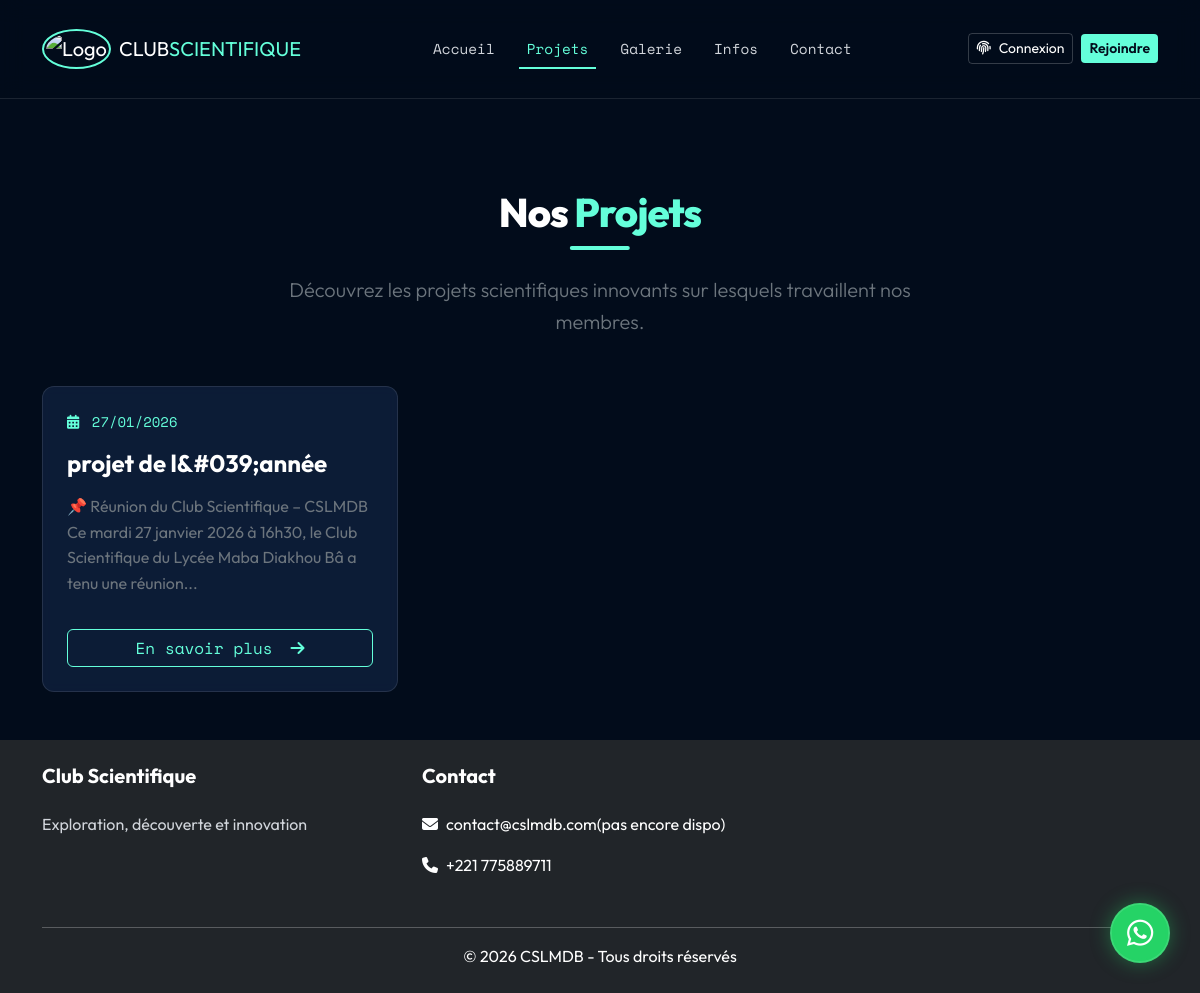
The page /projets.php on the database its author committed.
### tables this page shows
CREATE TABLE `projets` (
  `id` int NOT NULL AUTO_INCREMENT,
  `titre` varchar(100) NOT NULL,
  `description` text NOT NULL,
  `date_creation` date NOT NULL,
  PRIMARY KEY (`id`)
);

### includes/fonctions.php (called while the page is built, shortened)
<?php
function formaterDate($date) {
    $timestamp = strtotime($date);
    return date('d/m/Y', $timestamp);
}
function tronquerTexte($texte, $longueur = 150) {
    $texte = substr($texte, 0, $longueur);
    $position = strrpos($texte, ' ');
    if ($position !== false) {
        $texte = substr($texte, 0, $position);
    }
    return $texte . '...';
}
?>

### projets.php (the view, shortened to what this page needs)
<?php
require_once 'includes/db.php';
require_once 'includes/fonctions.php';
if (isset($_GET['id']) && is_numeric($_GET['id'])) {
    $id = intval($_GET['id']);
    $stmt = $mysqli->prepare("SELECT * FROM projets WHERE id = ?");
    $stmt->bind_param("i", $id);
    $stmt->execute();
    $result = $stmt->get_result();
    if ($result->num_rows > 0) {
        $projet = $result->fetch_assoc();
        $titre_page = htmlspecialchars($projet['titre']);
        $mode = 'detail';
    } else {
        $_SESSION['message'] = "Le projet demandé n'existe pas.";
        $_SESSION['type_message'] = "error";
        header("Location: projets.php");
        exit;
    }
} else {
    $stmt = $mysqli->query("SELECT * FROM projets ORDER BY date_creation DESC");
    $projets = $stmt->fetch_all(MYSQLI_ASSOC);
    $mode = 'liste';
}
require_once 'includes/header.php';
?>
<?php if ($mode === 'liste'): ?>
    <div class="container py-5" style="margin-top: 60px;">
        <h1 class="page-title-glass mb-4">Nos <span class="text-accent">Projets</span></h1>
        <p class="lead text-center text-secondary mb-5" style="max-width: 700px; margin: 0 auto;">
            Découvrez les projets scientifiques innovants sur lesquels travaillent nos membres.
        </p>
        <?php if (count($projets) > 0): ?>
            <div class="row row-cols-1 row-cols-md-2 row-cols-lg-3 g-4">
                <?php foreach ($projets as $projet): ?>
                    <div class="col">
                        <div class="card-glass h-100 p-0 overflow-hidden d-flex flex-column group-hover-effect">
                            <div class="card-body p-4 d-flex flex-column h-100">
                                <div class="text-accent mb-3 text-mono small">
                                    <i class="fas fa-calendar-alt me-1"></i> <?php echo formaterDate($projet['date_creation']); ?>
                                </div>
                                <h4 class="card-title text-white"><?php echo htmlspecialchars($projet['titre']); ?></h4>
                                <p class="text-secondary flex-grow-1">
                                    <?php echo tronquerTexte(htmlspecialchars($projet['description']), 150); ?>
                                </p>
                                <a href="projets.php?id=<?php echo $projet['id']; ?>" class="btn btn-glass w-100 mt-3 align-self-end">
                                    En savoir plus <i class="fas fa-arrow-right ms-2"></i>
                                </a>
                            </div>
                        </div>
                    </div>
                <?php endforeach; ?>
            </div>
        <?php else: ?>
            <div class="alert glass-alert text-center">
                <i class="fas fa-rocket me-2"></i> Aucun projet n'a été ajouté pour le moment.
            </div>
        <?php endif; ?>
    </div>
<?php endif; ?>
<?php
require_once 'includes/footer.php';
?>

### css/style.css (style rules this page uses)
:root { --bg-deep: #020c1b; --bg-card: rgba(17, 34, 64, 0.75); --bg-glass: rgba(10, 25, 47, 0.7); --accent-cyan: #64ffda; --accent-blue: #57cbff; --accent-purple: #bd93f9; --font-heading: 'Outfit', sans-serif; --font-mono: 'Space Mono', monospace; --text-primary: #ffffff; --text-secondary: #d1d5db; --glass-border: 1px solid rgba(255, 255, 255, 0.1); --neon-glow: 0 0 10px rgba(100, 255, 218, 0.3); --transition-smooth: all 0.3s cubic-bezier(0.645, 0.045, 0.355, 1); }
body { background-color: var(--bg-deep); color: var(--text-primary); font-family: var(--font-heading); line-height: 1.6; overflow-x: hidden; }
h1, h2, h3, h4, h5, h6 { color: var(--text-primary); font-weight: 700; margin-bottom: 1.5rem; }
h1, .display-txt { font-weight: 800; letter-spacing: -1px; }
a { color: var(--accent-cyan); text-decoration: none; transition: var(--transition-smooth); }
.text-accent { color: var(--accent-cyan) !important; }
.text-mono { font-family: var(--font-mono); }
.btn-glass { background: rgba(100, 255, 218, 0.1); color: var(--accent-cyan); border: 1px solid var(--accent-cyan); font-family: var(--font-mono); }
.card-glass { background: var(--bg-card); backdrop-filter: blur(5px); border: var(--glass-border); border-radius: 12px; padding: 2rem; transition: var(--transition-smooth); height: 100%; position: relative; overflow: hidden; z-index: 1; }
.card-glass::before { content: ''; position: absolute; top: 0; left: 0; width: 100%; height: 100%; background: radial-gradient(800px circle at var(--mouse-x) var(--mouse-y), rgba(255, 255, 255, 0.06), transparent 40%); z-index: 2; opacity: 0; transition: opacity 0.3s; pointer-events: none; }
.card-title { color: #fff; margin-bottom: 1rem; }
.section-title, .page-title-glass { font-size: 2.5rem; text-align: center; margin-bottom: 3rem; position: relative; display: inline-block; left: 50%; transform: translateX(-50%); color: #fff; }
.section-title::after, .page-title-glass::after { content: ''; display: block; width: 60px; height: 4px; background: var(--accent-cyan); margin: 10px auto 0; border-radius: 2px; }
.btn-glass { background: transparent; border: 1px solid var(--accent-cyan); color: var(--accent-cyan); transition: var(--transition-smooth); }

### includes/header.php (style rules this page uses)
body { background-color: #020c1b; color: #ccd6f6; }

### rows shown on the page
projets: date_creation "27/01/2026", titre "projet de l&#039;année", description "📌 Réunion du Club Scientifique – CSLMDB Ce mardi 27 janvier 2026 à 16h30, le Club Scientifique du Lycée Maba Diakhou Bâ a tenu une réunion..."
